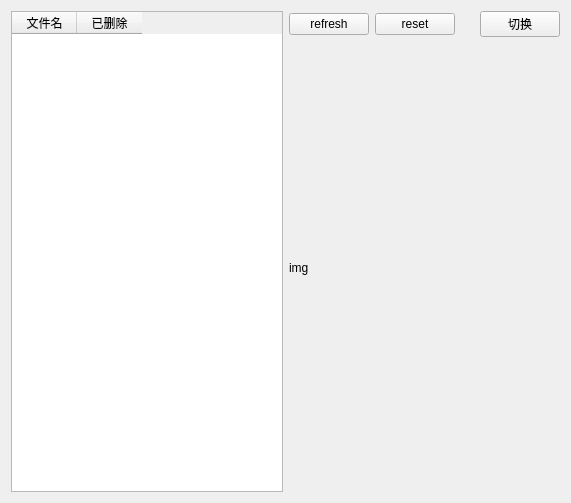
<?xml version="1.0" encoding="UTF-8"?>
<ui version="4.0">
 <class>Form</class>
 <widget class="QWidget" name="Form">
  <property name="geometry">
   <rect>
    <x>0</x>
    <y>0</y>
    <width>571</width>
    <height>503</height>
   </rect>
  </property>
  <property name="windowTitle">
   <string>Form</string>
  </property>
  <layout class="QHBoxLayout" name="horizontalLayout_3" stretch="1,1">
   <item>
    <widget class="QTableWidget" name="table">
     <attribute name="horizontalHeaderDefaultSectionSize">
      <number>65</number>
     </attribute>
     <attribute name="verticalHeaderDefaultSectionSize">
      <number>50</number>
     </attribute>
     <column>
      <property name="text">
       <string>文件名</string>
      </property>
     </column>
     <column>
      <property name="text">
       <string>已删除</string>
      </property>
     </column>
    </widget>
   </item>
   <item>
    <layout class="QVBoxLayout" name="verticalLayout" stretch="1,5">
     <item>
      <layout class="QHBoxLayout" name="horizontalLayout">
       <item>
        <widget class="QPushButton" name="refresh">
         <property name="text">
          <string>refresh</string>
         </property>
        </widget>
       </item>
       <item>
        <widget class="QPushButton" name="reset">
         <property name="text">
          <string>reset</string>
         </property>
        </widget>
       </item>
       <item>
        <spacer name="horizontalSpacer">
         <property name="orientation">
          <enum>Qt::Horizontal</enum>
         </property>
         <property name="sizeHint" stdset="0">
          <size>
           <width>40</width>
           <height>20</height>
          </size>
         </property>
        </spacer>
       </item>
       <item>
        <widget class="QPushButton" name="change">
         <property name="text">
          <string>切换</string>
         </property>
        </widget>
       </item>
      </layout>
     </item>
     <item>
      <widget class="QLabel" name="img">
       <property name="text">
        <string>img</string>
       </property>
      </widget>
     </item>
    </layout>
   </item>
  </layout>
 </widget>
 <resources/>
 <connections/>
</ui>
